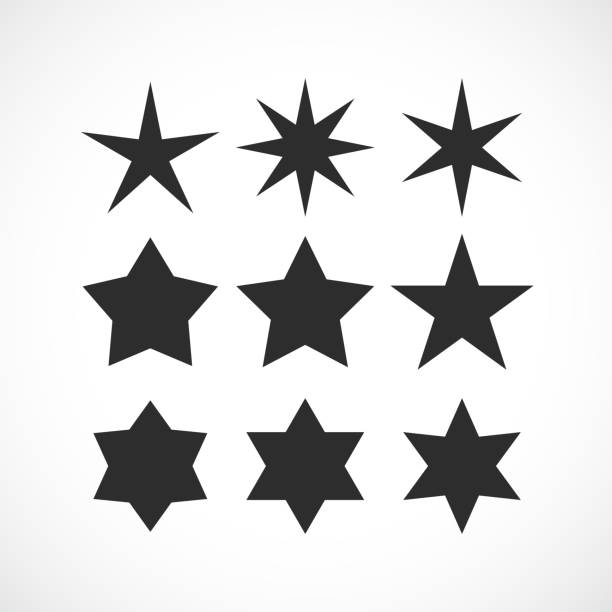
#> input picture week_6/images/star.jpg, 612 x 612 px
$ python contours.py
#> lines starting #> are read from the running program, lines starting #| are printed output that depends on the picture; after the words box and inside, x2 and y2 are one past the last pixel; in counts of white or black regions, pixels touching at a corner belong together
import cv2
import numpy as np
import os

image_path = os.path.join("images/star.jpg")  # Make sure 'images/shapes.png' exists
image = cv2.imread(image_path)
#> image is the input picture: shape (612, 612, 3); mean B, G, R 218.9, 218.9, 218.9

if image is None:
    raise FileNotFoundError(f"Image not found at {image_path}")

# Convert to grayscale and apply threshold
gray = cv2.cvtColor(image, cv2.COLOR_BGR2GRAY)
ret, thresh = cv2.threshold(gray, 127, 255, cv2.THRESH_BINARY)
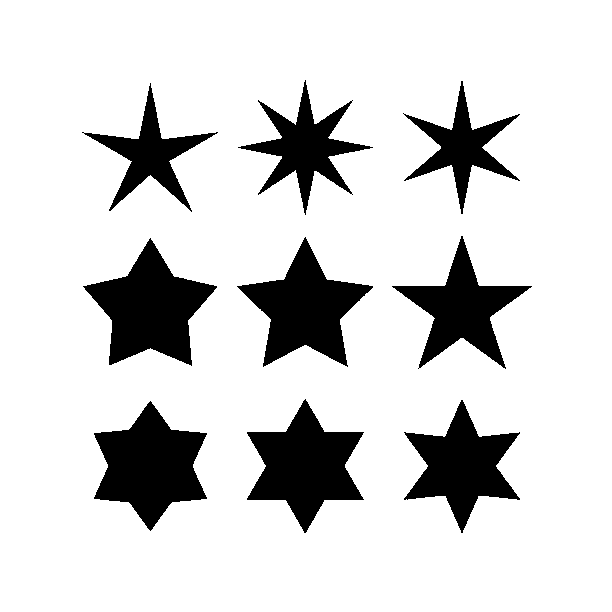
#> thresh: shape (612, 612); 84.3% white; 9 black regions

# Find contours
contours, hierarchy = cv2.findContours(thresh, cv2.RETR_TREE, cv2.CHAIN_APPROX_SIMPLE)
#> contours = 15 contours, 5 with area under 20; largest, box (x1, y1, x2, y2) and area: (0, 0, 612, 612) 373321, (82, 237, 218, 367) 8495, (93, 400, 208, 532) 8454, (246, 398, 365, 534) 8188, (236, 236, 374, 368) 7884

# Draw contours on a copy of the image
contour_img = image.copy()
cv2.drawContours(contour_img, contours, -1, (0, 255, 0), 2)
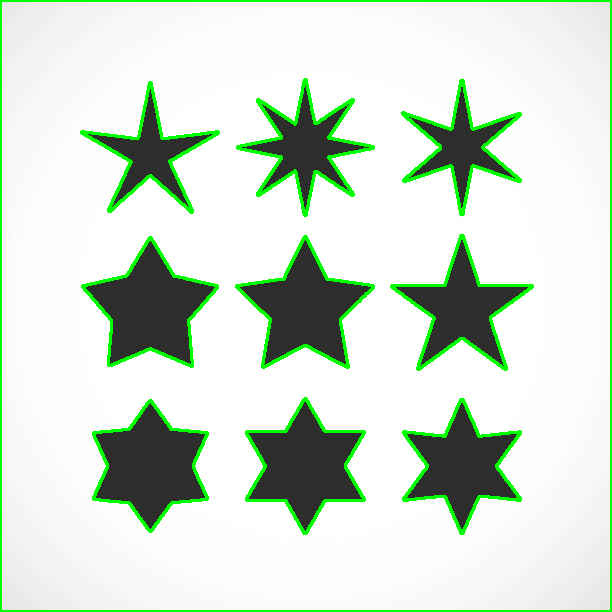
#> contour_img: shape (612, 612, 3); 5.66% of pixels changed, all inside (x1, y1, x2, y2) = (0, 0, 612, 612)

# Print contour features
for i, cnt in enumerate(contours):
    area = cv2.contourArea(cnt)
    perimeter = cv2.arcLength(cnt, True)
    M = cv2.moments(cnt)
    if M["m00"] != 0:
        cx = int(M["m10"] / M["m00"])
        cy = int(M["m01"] / M["m00"])
    else:
        cx, cy = 0, 0
#> this loop made 15 passes
#> (cnt, area, perimeter, cx, cy) on pass 1: ([[0, 0], [0, 611], [611, 611], [611, 0]], 373321, 2444, 305, 305)
#> (area, perimeter, cx, cy) on passes 2, 3, 4, 6, 7, 8: (8454.5, 452.9, 149, 465), (7082, 527, 461, 465), (8188.5, 490, 304, 465), (8495, 476.4, 149, 308), (7884, 505.4, 304, 308), (6514, 560.4, 461, 308)

# Display images
cv2.imshow("Original Image", image)
cv2.imshow("Threshold", thresh)
cv2.imshow("Contours", contour_img)

print("Press any key to close all windows...")
cv2.waitKey(0)
cv2.destroyAllWindows()
